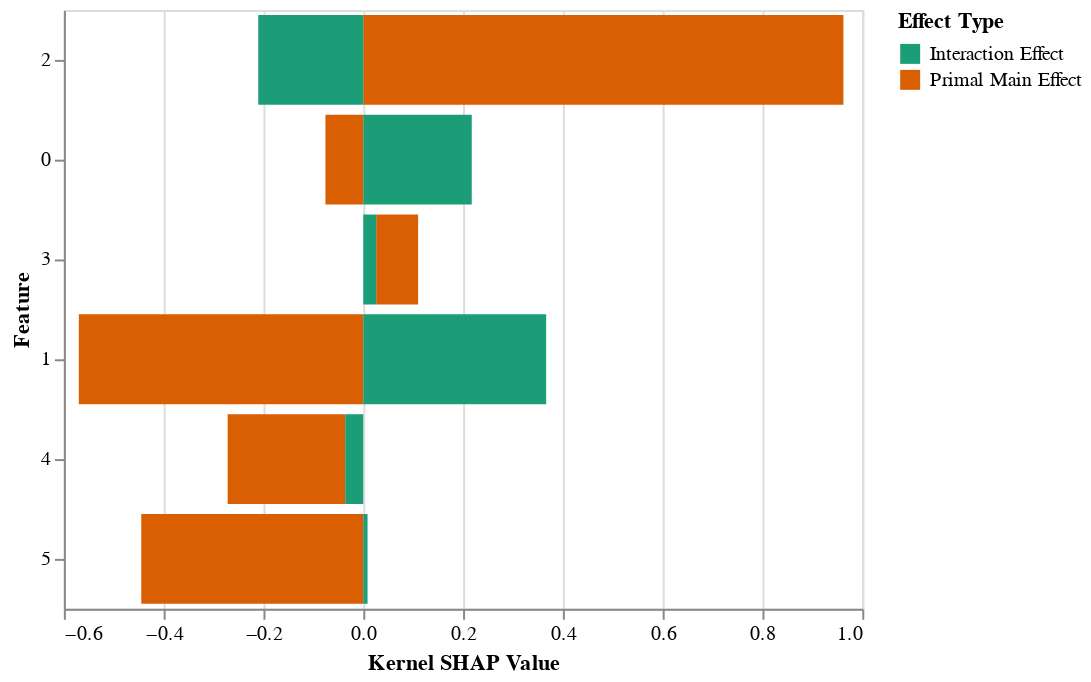

Here is the notebook cell this chart was saved with:
### Code cell
alt.Chart(melted_df).mark_bar().encode(
    alt.X('Kernel SHAP Value:Q'),
    alt.Y('Feature:N', sort=list(np.argsort(kernel_shap[0])[::-1])),
    alt.Color('Effect Type:N', scale=alt.Scale(scheme='dark2'))
)

### Figure 1 — Vega-Lite specification as saved in the notebook (floating-point values rounded to 4 significant figures)
{"$schema": "https://vega.github.io/schema/vega-lite/v3.2.1.json", "config": {"mark": {"tooltip": null}, "view": {"height": 300, "width": 400}}, "data": {"name": "data-4079798bebe035d2d1d1b2b014238aa9"}, "datasets": {"data-4079798bebe035d2d1d1b2b014238aa9": [{"Effect Type": "Primal Main Effect", "Feature": 0, "Kernel SHAP Value": -0.07581}, {"Effect Type": "Primal Main Effect", "Feature": 1, "Kernel SHAP Value": -0.57}, {"Effect Type": "Primal Main Effect", "Feature": 2, "Kernel SHAP Value": 0.9622}, {"Effect Type": "Primal Main Effect", "Feature": 3, "Kernel SHAP Value": 0.08398}, {"Effect Type": "Primal Main Effect", "Feature": 4, "Kernel SHAP Value": -0.2356}, {"Effect Type": "Primal Main Effect", "Feature": 5, "Kernel SHAP Value": -0.4449}, {"Effect Type": "Interaction Effect", "Feature": 0, "Kernel SHAP Value": 0.2174}, {"Effect Type": "Interaction Effect", "Feature": 1, "Kernel SHAP Value": 0.3665}, {"Effect Type": "Interaction Effect", "Feature": 2, "Kernel SHAP Value": -0.2105}, {"Effect Type": "Interaction Effect", "Feature": 3, "Kernel SHAP Value": 0.02592}, {"Effect Type": "Interaction Effect", "Feature": 4, "Kernel SHAP Value": -0.03614}, {"Effect Type": "Interaction Effect", "Feature": 5, "Kernel SHAP Value": 0.008559}]}, "encoding": {"color": {"field": "Effect Type", "scale": {"scheme": "dark2"}, "type": "nominal"}, "x": {"field": "Kernel SHAP Value", "type": "quantitative"}, "y": {"field": "Feature", "sort": [2, 0, 3, 1, 4, 5], "type": "nominal"}}, "mark": "bar"}
